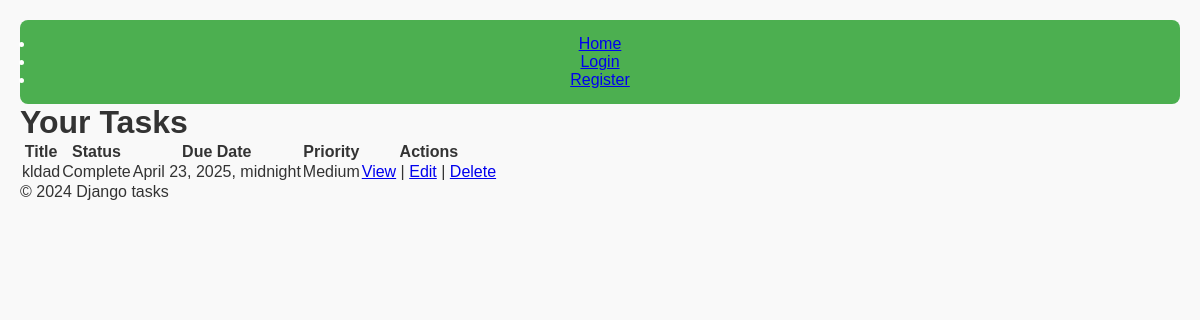
Screenshot of /tasks/ (signed in) with the database file from the repository.
### tasks/models.py (models this page shows, shortened)
class Task(models.Model):
    PRIORITY_CHOICES = [
        ('LOW', 'Low'),
        ('MEDIUM', 'Medium'),
        ('HIGH', 'High'),
    ]
    STATUS_CHOICES = [
        ('COMPLETE', 'Complete'),
        ('INCOMPLETE', 'Incomplete'),
    ]
    title = models.CharField(max_length=200)
    description = models.TextField(blank=True, null=True)
    status = models.CharField(max_length=10,choices= STATUS_CHOICES ,default='INCOMPLETE')
    due_date = models.DateTimeField(blank=True, null=True)
    priority = models.CharField(max_length=10,choices=PRIORITY_CHOICES,default='MEDIUM')
    user = models.ForeignKey( CustomUser, on_delete=models.CASCADE, related_name='tasks')
    created_at = models.DateTimeField(auto_now_add=True)
    updated_at = models.DateTimeField(auto_now=True)
    class Meta:
        ordering = ['priority','-due_date']  #tasks first by priority then date due
    def status_display(self):
        return "Complete" if self.status else "Incomplete"

### tasks/views.py (the view)
# urls.py: path('', task_list, name='task_list'),
@login_required
def task_list(request):                           #list all created tasks
    tasks = Task.objects.filter(user=request.user)# Filter tasks for the logged-in user
    return render(request, 'tasks/task_list.html', {'tasks': tasks})

### tasks/authentications.py (called while the page is built)
    def get_user(self, user_id):
        User = get_user_model()
        try:
            return User.objects.get(pk=user_id)  # Retrieve user by ID
        except User.DoesNotExist:
            return None                          # Return None if the user is not found

### tasks/templates/tasks/task_list.html
{% extends 'tasks/base.html' %}
{% block content %}
  <h1>Your Tasks</h1>
  <table>
    <thead>
      <tr>
        <th>Title</th>
        <th>Status</th>
        <th>Due Date</th>
        <th>Priority</th>
        <th>Actions</th>
      </tr>
    </thead>
    <tbody>
      {% for task in tasks %}
        <tr>
          <td>{{ task.title }}</td>
          <td>{{ task.status_display }}</td>
          <td>{{ task.due_date }}</td>
          <td>{{ task.get_priority_display }}</td>
          <td>
            <a href="{% url 'task_detail' task.pk %}">View</a> |
            <a href="{% url 'task_update' task.pk %}">Edit</a> |
            <a href="{% url 'task_delete' task.pk %}">Delete</a>
          </td>
        </tr>
      {% empty %}
        <tr>
          <td colspan="5">No tasks available.</td>
        </tr>
      {% endfor %}
    </tbody>
  </table>
{% endblock %}

### static/css/tasks.css (style rules this page uses)
* { margin: 0; padding: 0; box-sizing: border-box; }
body { font-family: Arial, sans-serif; background-color: #f9f9f9; color: #333; padding: 20px; }

### rows the page displays
Task: title "kldad", status_display "Complete", due_date "April 23, 2025, midnight", priority "Medium"
